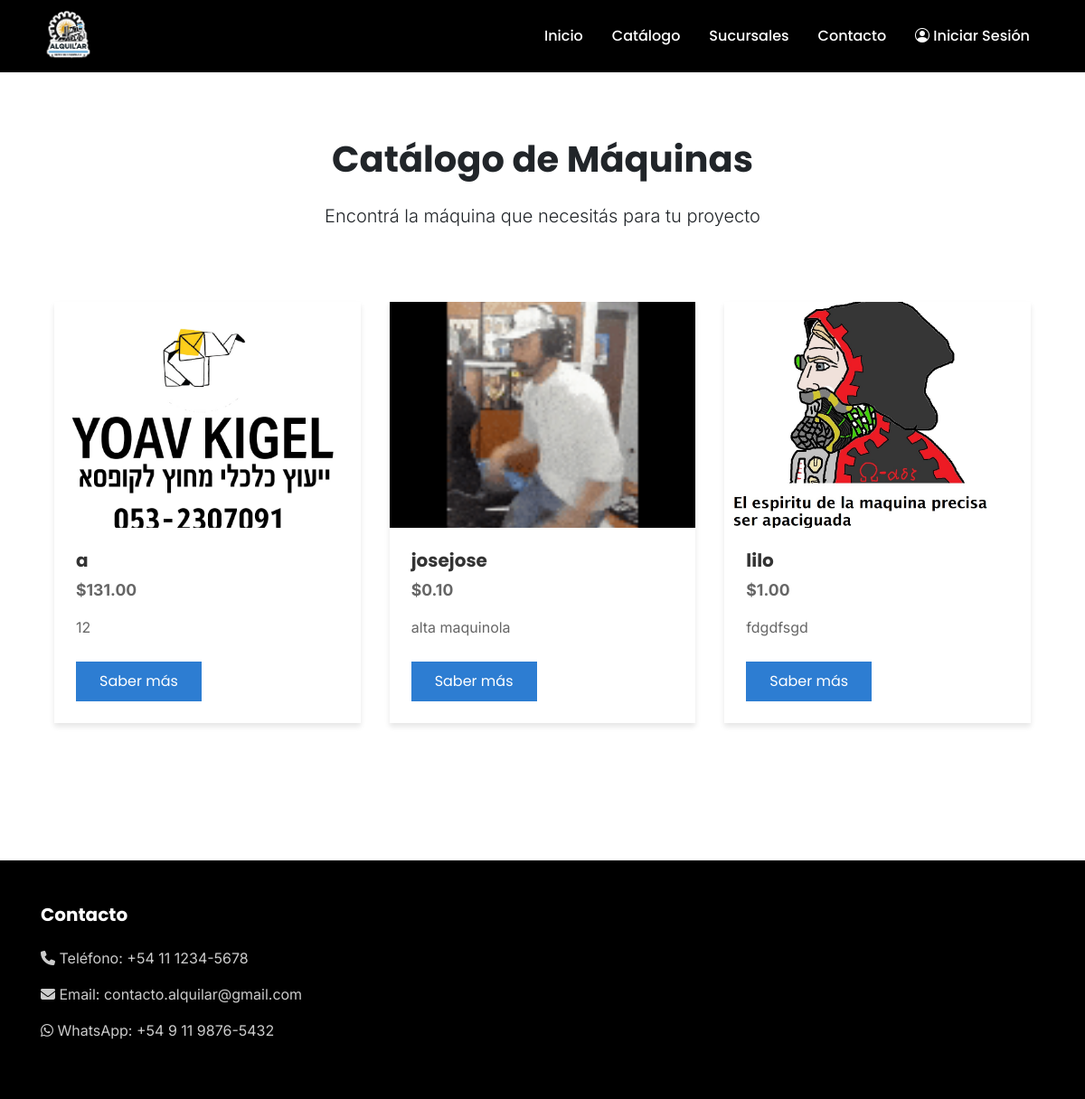
The page /maquinas/catalogo/ on the database as committed earlier.
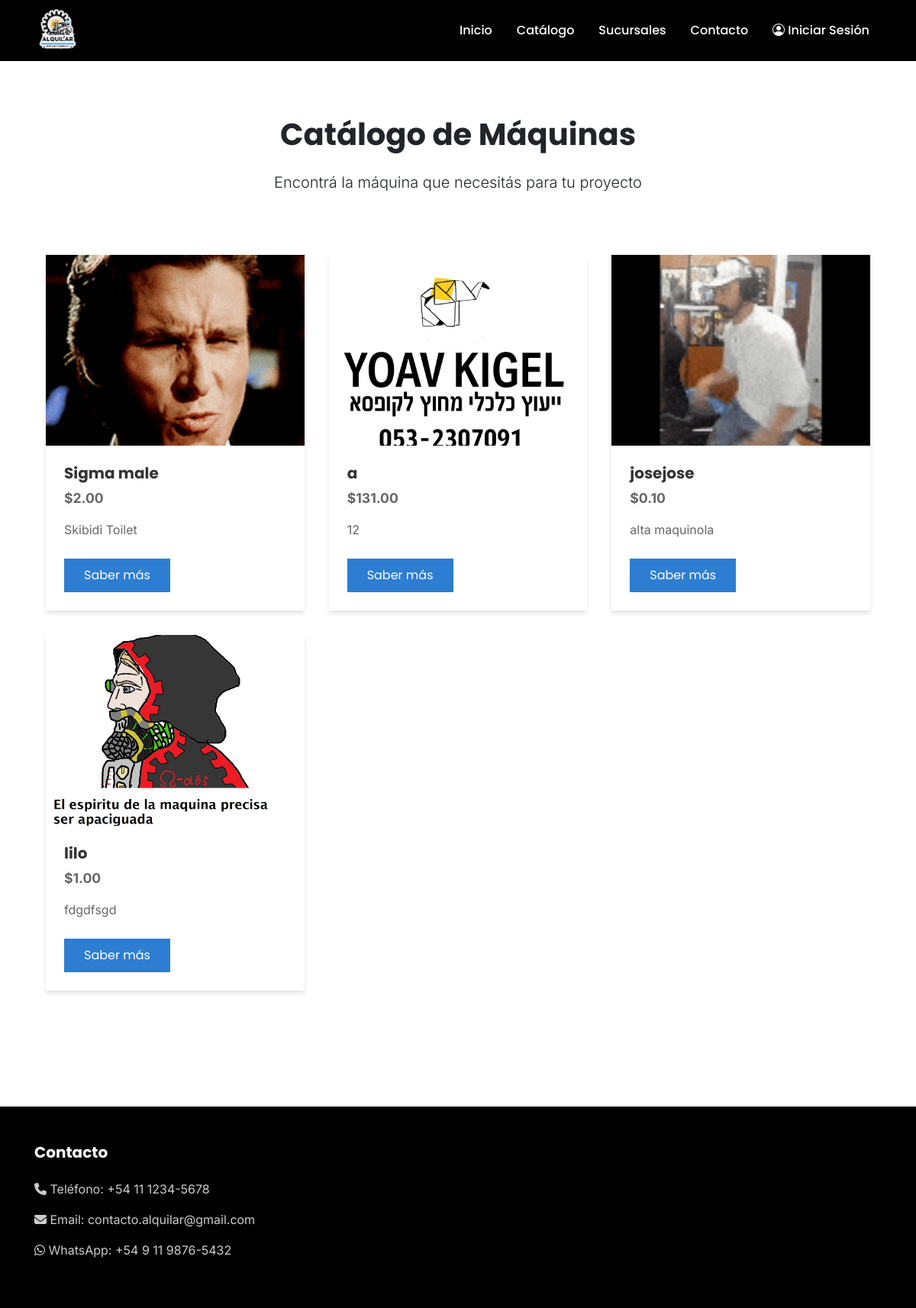
The same page on the database as committed later.
### maquinas/models.py (models this page shows, shortened)
class MaquinaBase(models.Model):
    TIPOS_MAQUINA = [
        ('excavadora', 'Excavadora'),
        ('retroexcavadora', 'Retroexcavadora'),
        ('cargadora', 'Cargadora'),
        ('compactadora', 'Compactadora'),
        ('motoniveladora', 'Motoniveladora'),
        ('pavimentadora', 'Pavimentadora'),
        ('grua', 'Grúa'),
        ('hormigonera', 'Hormigonera'),
        ('dumper', 'Dumper'),
        ('manipulador', 'Manipulador Telescópico'),
    ]
    MARCAS = [
        ('caterpillar', 'Caterpillar'),
        ('komatsu', 'Komatsu'),
        ('volvo', 'Volvo'),
        ('hitachi', 'Hitachi'),
        ('liebherr', 'Liebherr'),
        ('jcb', 'JCB'),
        ('case', 'Case'),
        ('doosan', 'Doosan'),
        ('john_deere', 'John Deere'),
        ('kubota', 'Kubota'),
    ]
    nombre = models.CharField(max_length=100)
    tipo = models.CharField(max_length=20, choices=TIPOS_MAQUINA)
    marca = models.CharField(max_length=20, choices=MARCAS)
    modelo = models.CharField(max_length=50)
    precio_por_dia = models.DecimalField(
        max_digits=12,
        decimal_places=2,
        validators=[MinValueValidator(0)],
        error_messages={
            'max_digits': 'El precio no puede tener más de 10 dígitos enteros.',
            'decimal_places': 'El precio no puede tener más de 2 decimales.',
            'invalid': 'Por favor, ingrese un precio válido.',
            'max_whole_digits': 'La parte entera del precio no puede tener más de 10 dígitos.'
        }
    )
    descripcion_corta = models.TextField()
    descripcion_larga = models.TextField()
    imagen = models.ImageField(upload_to='maquinas/')
    dias_alquiler_min = models.PositiveIntegerField(
        verbose_name='Cantidad mínima de días de alquiler',
        validators=[MinValueValidator(1)]
    )
    dias_alquiler_max = models.PositiveIntegerField(
        verbose_name='Cantidad máxima de días de alquiler',
        validators=[MinValueValidator(1)]
    )
    stock = models.IntegerField(default=0, editable=False)
    class Meta:
        verbose_name = "Máquina Base"
        verbose_name_plural = "Máquinas Base"
        ordering = ['nombre']

### maquinas/views.py (the view)
# urls.py: path('catalogo/', views.catalogo_publico, name='catalogo_publico'),
def catalogo_publico(request):
    maquinas = MaquinaBase.objects.filter(stock__gt=0).order_by('nombre')
    for maquina in maquinas:
        if len(maquina.descripcion_corta) > 200:
            maquina.descripcion_vista = maquina.descripcion_corta[:197] + "..."
        else:
            maquina.descripcion_vista = maquina.descripcion_corta
    return render(request, 'maquinas/catalogo_publico.html', {'maquinas': maquinas})

### persona/views.py (called while the page is built)
def empleados_processor(request):
    empleados_emails = list(Persona.objects.filter(es_empleado=True).values_list('email', flat=True))
    es_empleado_actuando_como_cliente = request.session.get('es_empleado_actuando_como_cliente', False)
    return {
        'empleados_emails': empleados_emails,
        'es_empleado_actuando_como_cliente': es_empleado_actuando_como_cliente
    }

### maquinas/templates/maquinas/catalogo_publico.html (shortened to what this page needs)
{% extends 'base.html' %}
{% load static %}
{% block content %}
<section class="py-5">
    <div class="section-container">
        <h1 class="text-center mb-4">Catálogo de Máquinas</h1>
        <p class="text-center lead mb-5">Encontrá la máquina que necesitás para tu proyecto</p>
        {% if maquinas %}
            <div class="catalog-grid">
                {% for maquina in maquinas %}
                    <div class="machine-card">
                        {% if maquina.imagen %}
                            <img src="{{ maquina.imagen.url }}" alt="{{ maquina.nombre }}">
                        {% else %}
                            <img src="{% static 'img/no-image.jpg' %}" alt="Sin imagen">
                        {% endif %}
                        <div class="card-body">
                            <h3>{{ maquina.nombre }}</h3>
                            <p class="price">${{ maquina.precio_por_dia }}</p>
                            <p class="description">{{ maquina.descripcion_vista }}</p>
                            <a href="{% url 'maquinas:detalle_maquina' maquina.id %}" class="btn btn-primary">Saber más</a>
                        </div>
                    </div>
                {% endfor %}
            </div>
        {% else %}
            <div class="text-center py-5">
                <h2 class="mb-4">¡Próximamente más máquinas!</h2>
                <p class="lead">Estamos trabajando para traerte el mejor catálogo de maquinaria.</p>
            </div>
        {% endif %}
    </div>
</section>
{% endblock %}

Rows that differ between the two databases and show on the page:
added MaquinaBase: imagen (picture), nombre "Sigma male", precio_por_dia "2.00", descripcion_vista "Skibidi Toilet"
